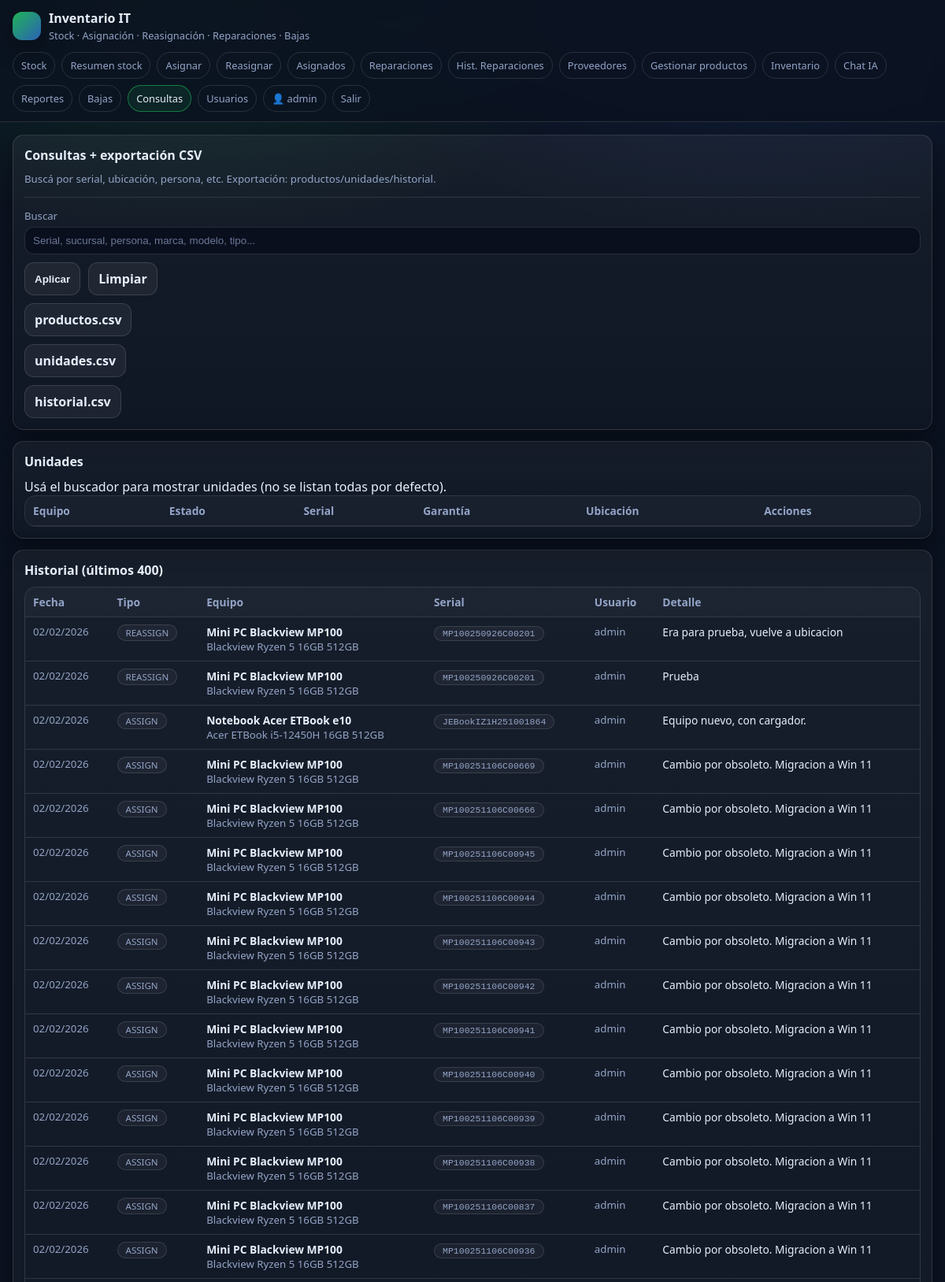
The page /queries (signed in, upper part) on the database its author committed.
### tables this page shows
CREATE TABLE users (
      id INTEGER PRIMARY KEY AUTOINCREMENT,
      username TEXT UNIQUE NOT NULL,
      password_hash TEXT NOT NULL,
      is_admin INTEGER NOT NULL DEFAULT 0,
      created_at TEXT NOT NULL
    );

CREATE TABLE history (
      id INTEGER PRIMARY KEY AUTOINCREMENT,
      unit_id INTEGER NOT NULL REFERENCES units(id) ON DELETE CASCADE,
      user_id INTEGER NOT NULL REFERENCES users(id) ON DELETE RESTRICT,
      type TEXT NOT NULL,
      from_status TEXT,
      to_status TEXT,
      from_sucursal TEXT, from_area TEXT, from_persona TEXT,
      to_sucursal TEXT, to_area TEXT, to_persona TEXT,
      proveedor TEXT,
      detalle TEXT NOT NULL,
      created_at TEXT NOT NULL
    );

CREATE TABLE products (
      id INTEGER PRIMARY KEY AUTOINCREMENT,
      barcode TEXT,
      descripcion TEXT NOT NULL,
      tipo TEXT NOT NULL,
      marca TEXT NOT NULL,
      modelo TEXT NOT NULL,
      proveedor_id INTEGER REFERENCES providers(id),
      created_at TEXT NOT NULL
    );

CREATE TABLE units (
      id INTEGER PRIMARY KEY AUTOINCREMENT,
      product_id INTEGER NOT NULL REFERENCES products(id) ON DELETE CASCADE,
      serial TEXT,
      status TEXT NOT NULL CHECK(status IN ('IN_STOCK','ASSIGNED','IN_REPAIR','RETIRED')),
      warranty_until TEXT,
      purchase_provider_id INTEGER REFERENCES providers(id),
      sucursal TEXT,
      area TEXT,
      persona TEXT,
      last_sucursal TEXT,
      last_area TEXT,
      last_persona TEXT,
      pc_name TEXT,
      last_pc_name TEXT,
      inventory_number TEXT,
      created_at TEXT NOT NULL,
      updated_at TEXT NOT NULL
    );

### app.py (the view, shortened to what this page needs)
@app.route("/queries")
@login_required
def queries_page():
    q = (request.args.get("q") or "").strip().lower()
    db = get_db()
    units = []
    hist = db.execute("""
      SELECT h.*, u.serial, p.descripcion, p.marca, p.modelo, us.username
      FROM history h
      JOIN units u ON u.id=h.unit_id
      JOIN products p ON p.id=u.product_id
      JOIN users us ON us.id=h.user_id
      ORDER BY h.created_at DESC
      LIMIT 30
    """).fetchall()
    return render_template("queries.html", units=units, hist=hist, q=q, has_search=bool(q))

### app.py (called while the page is built)
def get_db() -> sqlite3.Connection:
    if "db" not in g:
        conn = sqlite3.connect(DB_PATH)
        conn.row_factory = sqlite3.Row
        g.db = conn
        ensure_schema_migrations(g.db)
    return g.db

def ensure_schema_migrations(db):
    try:
        cols = [r["name"] for r in db.execute("PRAGMA table_info(products)").fetchall()]
        if "proveedor_id" not in cols:
            db.execute("ALTER TABLE products ADD COLUMN proveedor_id INTEGER")
            db.commit()
    except Exception:
        pass
    try:
        cols_u = [r["name"] for r in db.execute("PRAGMA table_info(units)").fetchall()]
        if "purchase_provider_id" not in cols_u:
            db.execute("ALTER TABLE units ADD COLUMN purchase_provider_id INTEGER")
            db.commit()
    except Exception:
        pass
    try:
        db.execute("DROP INDEX IF EXISTS idx_products_barcode")
        db.execute("CREATE UNIQUE INDEX IF NOT EXISTS idx_products_barcode_provider ON products(barcode, IFNULL(proveedor_id,0)) WHERE barcode IS NOT NULL AND barcode != ''")
        db.commit()
    except Exception:
        pass

def login_required(fn):
    @wraps(fn)
    def wrapper(*args, **kwargs):
        if not session.get("user_id"):
            return redirect(url_for("login", next=request.path))
        return fn(*args, **kwargs)
    return wrapper

def current_user():
    uid = session.get("user_id")
    if not uid:
        return None
    db = get_db()
    return db.execute("SELECT * FROM users WHERE id = ?", (uid,)).fetchone()

@app.before_request
def _fk_on():
    db = get_db()
    db.execute("PRAGMA foreign_keys=ON;")

@app.teardown_appcontext
def _close(e=None):
    close_db(e)

@app.context_processor
def inject_globals():
    return {"me": current_user()}

### templates/queries.html (shortened to what this page needs)
{% extends "base.html" %}
{% from "_macros.html" import short_date %}
{% set title="Consultas" %}
{% set active="queries" %}
{% block content %}
<div class="card">
  <h2>Consultas + exportación CSV</h2>
  <div class="muted">Buscá por serial, ubicación, persona, etc. Exportación: productos/unidades/historial.</div>
  <hr class="sep">
  <form method="get">
    <div style="grid-column:1/-1;">
      <label>Buscar</label>
      <input name="q" value="{{ q }}" placeholder="Serial, sucursal, persona, marca, modelo, tipo...">
    </div>
    <div style="display:flex; gap:10px; flex-wrap:wrap;">
      <button class="btn" type="submit">Aplicar</button>
      <a class="btn" href="{{ url_for('queries_page') }}">Limpiar</a>
      <a class="btn" href="/export/productos.csv">productos.csv</a>
      <a class="btn" href="/export/unidades.csv">unidades.csv</a>
      <a class="btn" href="/export/historial.csv">historial.csv</a>
    </div>
  </form>
</div>
<div class="card" style="margin-top:14px;">
  <h2>Unidades</h2>
{% if not has_search %}<div class=\"muted\" style=\"margin:8px 0 14px;\">Usá el buscador para mostrar unidades (no se listan todas por defecto).</div>{% endif %}
  <div class="table-wrap">
    <table>
      <thead>
        <tr><th>Equipo</th><th>Estado</th><th>Serial</th><th>Garantía</th><th>Ubicación</th><th>Acciones</th></tr>
      </thead>
    </table>
  </div>
</div>
<div class="card" style="margin-top:14px;">
  <h2>Historial (últimos 400)</h2>
  <div class="table-wrap">
    <table>
      <thead><tr><th>Fecha</th><th>Tipo</th><th>Equipo</th><th>Serial</th><th>Usuario</th><th>Detalle</th></tr></thead>
      <tbody>
        {% for h in hist %}
        <tr>
          <td class="muted">{{ short_date(h.created_at) }}</td>
          <td><span class="badge">{{ h.type }}</span></td>
          <td><b>{{ h.descripcion }}</b><div class="muted">{{ h.marca }} {{ h.modelo }}</div></td>
          <td>{% if h.serial %}<a href="#" class="js-info" data-kind="unit" data-id="{{ h.unit_id }}"><span class="badge mono">{{ h.serial }}</span></a>{% else %}<span class="muted">-</span>{% endif %}</td>
          <td class="muted">{{ h.username }}</td>
          <td>{{ h.detalle }}</td>
        </tr>
        {% endfor %}
      </tbody>
    </table>
  </div>
</div>
{% endblock %}

### templates/base.html (shortened to what this page needs)
{% from "_macros.html" import short_date %}
<!doctype html>
<html lang="es">
<head>
  <link rel="stylesheet" href="{{ url_for('static', filename='style.css') }}">
</head>
<body>
  <div class="topbar">
    <div class="nav">
      <div class="brand">
        <div class="logo"></div>
        <div>
          <h1>Inventario IT</h1>
          <div class="sub">Stock · Asignación · Reasignación · Reparaciones · Bajas</div>
        </div>
      </div>
      <div class="menu">
        {% if me %}
          <a class="pill {% if active=='stock' %}active{% endif %}" href="{{ url_for('stock') }}">Stock</a>
          <a class="pill {% if active=='stock_all' %}active{% endif %}" href="{{ url_for('stock_all') }}">Resumen stock</a>
          <a class="pill {% if active=='assign' %}active{% endif %}" href="{{ url_for('assign_page') }}">Asignar</a>
          <a class="pill {% if active=='reassign' %}active{% endif %}" href="{{ url_for('reassign_page') }}">Reasignar</a>
          <a class="pill {% if active=='assigned' %}active{% endif %}" href="{{ url_for('assigned_page') }}">Asignados</a>
          <a class="pill {% if active=='repairs' %}active{% endif %}" href="{{ url_for('repairs_page') }}">Reparaciones</a>
          <a class="pill {% if active=='repairs_history' %}active{% endif %}" href="{{ url_for('repairs_history_page') }}">Hist. Reparaciones</a>
          <a class="pill {% if active=='providers' %}active{% endif %}" href="{{ url_for('providers_page') }}">Proveedores</a>
        <a class="pill {% if active=='manage_products' %}active{% endif %}" href="{{ url_for('manage_products_page') }}">Gestionar productos</a>
        <a class="pill {% if active=='inventory' %}active{% endif %}" href="{{ url_for('inventory_page') }}">Inventario</a>
        <a class="pill {% if active=='ai_chat' %}active{% endif %}" href="{{ url_for('ai_chat_page') }}">Chat IA</a>
        <a class="pill {% if active=='reports' %}active{% endif %}" href="{{ url_for('reports_page') }}">Reportes</a>
          <a class="pill {% if active=='retired' %}active{% endif %}" href="{{ url_for('retired_page') }}">Bajas</a>
          <a class="pill {% if active=='queries' %}active{% endif %}" href="{{ url_for('queries_page') }}">Consultas</a>
          {% if me.is_admin %}
            <a class="pill {% if active=='users' %}active{% endif %}" href="{{ url_for('users_page') }}">Usuarios</a>
          {% endif %}
          <span class="pill">👤 {{ me.username }}</span>
          <a class="pill" href="{{ url_for('logout') }}">Salir</a>
        {% endif %}
      </div>
    </div>
  </div>
  <div class="container">
    {% block content %}{% endblock %}
  </div>
</body>
</html>

### templates/_macros.html
{% macro short_date(ts) -%}
{%- if ts and ts|length > 9 -%}
{{ ts[8:10] }}/{{ ts[5:7] }}/{{ ts[0:4] }}
{%- else -%}
{{ ts or "-" }}
{%- endif -%}
{%- endmacro %}

### static/style.css (style rules this page uses)
:root { --bg: #0b1220; --panel: #0f1a2f; --card: #0c1629; --muted: #93a4c7; --text: #e7eefc; --border: rgba(255,255,255,.12); --accent: #22c55e; --warn: #f59e0b; --danger: #ef4444; --link: #93c5fd; --shadow: 0 10px 30px rgba(0,0,0,.35); --mono: ui-monospace, SFMono-Regular, Menlo, Monaco, Consolas, "Liberation Mono", monospace; }
* { box-sizing:border-box; }
body { margin:0; font-family: system-ui, -apple-system, Segoe UI, Roboto, sans-serif; background: radial-gradient(900px 500px at 20% 0%, rgba(34,197,94,.15), transparent 60%), radial-gradient(900px 500px at 80% 0%, rgba(59,130,246,.12), transparent 60%), var(--bg); color: var(--text); }
a { color: var(--link); text-decoration:none; }
.topbar { position:sticky; top:0; z-index:20; background: rgba(11,18,32,.85); backdrop-filter: blur(10px); border-bottom:1px solid var(--border); }
.nav { max-width:1200px; margin:0 auto; padding:12px 16px; display:flex; gap:12px; align-items:center; justify-content:space-between; flex-wrap:wrap; }
.brand { display:flex; gap:10px; align-items:center; }
.logo { width:36px; height:36px; border-radius:12px; background: linear-gradient(135deg, rgba(34,197,94,.9), rgba(59,130,246,.7)); box-shadow: var(--shadow); }
.brand h1 { margin:0; font-size:1rem; }
.brand .sub { color: var(--muted); font-size:.8rem; margin-top:2px; }
.menu { display:flex; flex-wrap:wrap; gap:8px; align-items:center; }
.pill { padding:7px 10px; border:1px solid var(--border); border-radius:999px; color: var(--muted); font-size:.8rem; }
.pill.active { border-color: rgba(34,197,94,.55); color: var(--text); background: rgba(34,197,94,.10); }
.container { max-width:1200px; margin:0 auto; padding:16px; }
.card { background: linear-gradient(180deg, rgba(255,255,255,.05), rgba(255,255,255,.02)); border: 1px solid var(--border); border-radius: 14px; padding:14px; box-shadow: var(--shadow); }
.card h2 { margin:0 0 10px 0; font-size:1rem; }
.muted { color: var(--muted); font-size:.83rem; }
hr.sep { border:none; border-top:1px solid var(--border); margin:14px 0; }
form { display:grid; grid-template-columns: repeat(auto-fit, minmax(210px, 1fr)); gap:10px 12px; align-items:end; }
label { display:block; margin:0 0 5px 0; color: var(--muted); font-size:.82rem; }
input, select, textarea { width:100%; padding:9px 10px; border-radius:12px; border:1px solid var(--border); background: rgba(2,6,23,.55); color: var(--text); outline:none; }
input::placeholder, textarea::placeholder { color: rgba(147,164,199,.7); }
.btn { padding:9px 12px; border-radius:12px; border:1px solid var(--border); background: rgba(255,255,255,.06); color: var(--text); cursor:pointer; font-weight:600; }
.table-wrap { overflow:auto; border-radius:14px; border:1px solid var(--border); }
table { width:100%; border-collapse:collapse; font-size:.86rem; min-width: 860px; }
th, td { padding:9px 10px; border-bottom:1px solid var(--border); vertical-align:top; }
th { text-align:left; color: var(--muted); background: rgba(255,255,255,.03); position:sticky; top:0; }
.badge { display:inline-block; padding:2px 10px; border-radius:999px; border:1px solid var(--border); font-size:.72rem; color: var(--muted); background: rgba(255,255,255,.04); }
.badge.mono { font-family: var(--mono); }

### rows shown on the page
users: username "admin"
history: created_at "02", created_at "2026", type "REASSIGN", descripcion "Mini PC Blackview MP100", marca "Blackview", modelo "Ryzen 5 16GB 512GB", serial "MP100250926C00201", username "admin", detalle "Era para prueba, vuelve a ubicacion"
history: created_at "02", created_at "2026", type "REASSIGN", descripcion "Mini PC Blackview MP100", marca "Blackview", modelo "Ryzen 5 16GB 512GB", serial "MP100250926C00201", username "admin", detalle "Prueba"
history: created_at "02", created_at "2026", type "ASSIGN", descripcion "Notebook Acer ETBook e10", marca "Acer", modelo "ETBook i5-12450H 16GB 512GB", serial "JEBookIZ1H251001864", username "admin", detalle "Equipo nuevo, con cargador."
history: created_at "02", created_at "2026", type "ASSIGN", descripcion "Mini PC Blackview MP100", marca "Blackview", modelo "Ryzen 5 16GB 512GB", serial "MP100251106C00669", username "admin", detalle "Cambio por obsoleto. Migracion a Win 11"
history: created_at "02", created_at "2026", type "ASSIGN", descripcion "Mini PC Blackview MP100", marca "Blackview", modelo "Ryzen 5 16GB 512GB", serial "MP100251106C00666", username "admin", detalle "Cambio por obsoleto. Migracion a Win 11"
history: created_at "02", created_at "2026", type "ASSIGN", descripcion "Mini PC Blackview MP100", marca "Blackview", modelo "Ryzen 5 16GB 512GB", serial "MP100251106C00945", username "admin", detalle "Cambio por obsoleto. Migracion a Win 11"
history: created_at "02", created_at "2026", type "ASSIGN", descripcion "Mini PC Blackview MP100", marca "Blackview", modelo "Ryzen 5 16GB 512GB", serial "MP100251106C00944", username "admin", detalle "Cambio por obsoleto. Migracion a Win 11"
history: created_at "02", created_at "2026", type "ASSIGN", descripcion "Mini PC Blackview MP100", marca "Blackview", modelo "Ryzen 5 16GB 512GB", serial "MP100251106C00943", username "admin", detalle "Cambio por obsoleto. Migracion a Win 11"
history: created_at "02", created_at "2026", type "ASSIGN", descripcion "Mini PC Blackview MP100", marca "Blackview", modelo "Ryzen 5 16GB 512GB", serial "MP100251106C00942", username "admin", detalle "Cambio por obsoleto. Migracion a Win 11"
history: created_at "02", created_at "2026", type "ASSIGN", descripcion "Mini PC Blackview MP100", marca "Blackview", modelo "Ryzen 5 16GB 512GB", serial "MP100251106C00941", username "admin", detalle "Cambio por obsoleto. Migracion a Win 11"
history: created_at "02", created_at "2026", type "ASSIGN", descripcion "Mini PC Blackview MP100", marca "Blackview", modelo "Ryzen 5 16GB 512GB", serial "MP100251106C00940", username "admin", detalle "Cambio por obsoleto. Migracion a Win 11"
history: created_at "02", created_at "2026", type "ASSIGN", descripcion "Mini PC Blackview MP100", marca "Blackview", modelo "Ryzen 5 16GB 512GB", serial "MP100251106C00939", username "admin", detalle "Cambio por obsoleto. Migracion a Win 11"
history: created_at "02", created_at "2026", type "ASSIGN", descripcion "Mini PC Blackview MP100", marca "Blackview", modelo "Ryzen 5 16GB 512GB", serial "MP100251106C00938", username "admin", detalle "Cambio por obsoleto. Migracion a Win 11"
history: created_at "02", created_at "2026", type "ASSIGN", descripcion "Mini PC Blackview MP100", marca "Blackview", modelo "Ryzen 5 16GB 512GB", serial "MP100251106C00837", username "admin", detalle "Cambio por obsoleto. Migracion a Win 11"
history: created_at "02", created_at "2026", type "ASSIGN", descripcion "Mini PC Blackview MP100", marca "Blackview", modelo "Ryzen 5 16GB 512GB", serial "MP100251106C00936", username "admin", detalle "Cambio por obsoleto. Migracion a Win 11"
